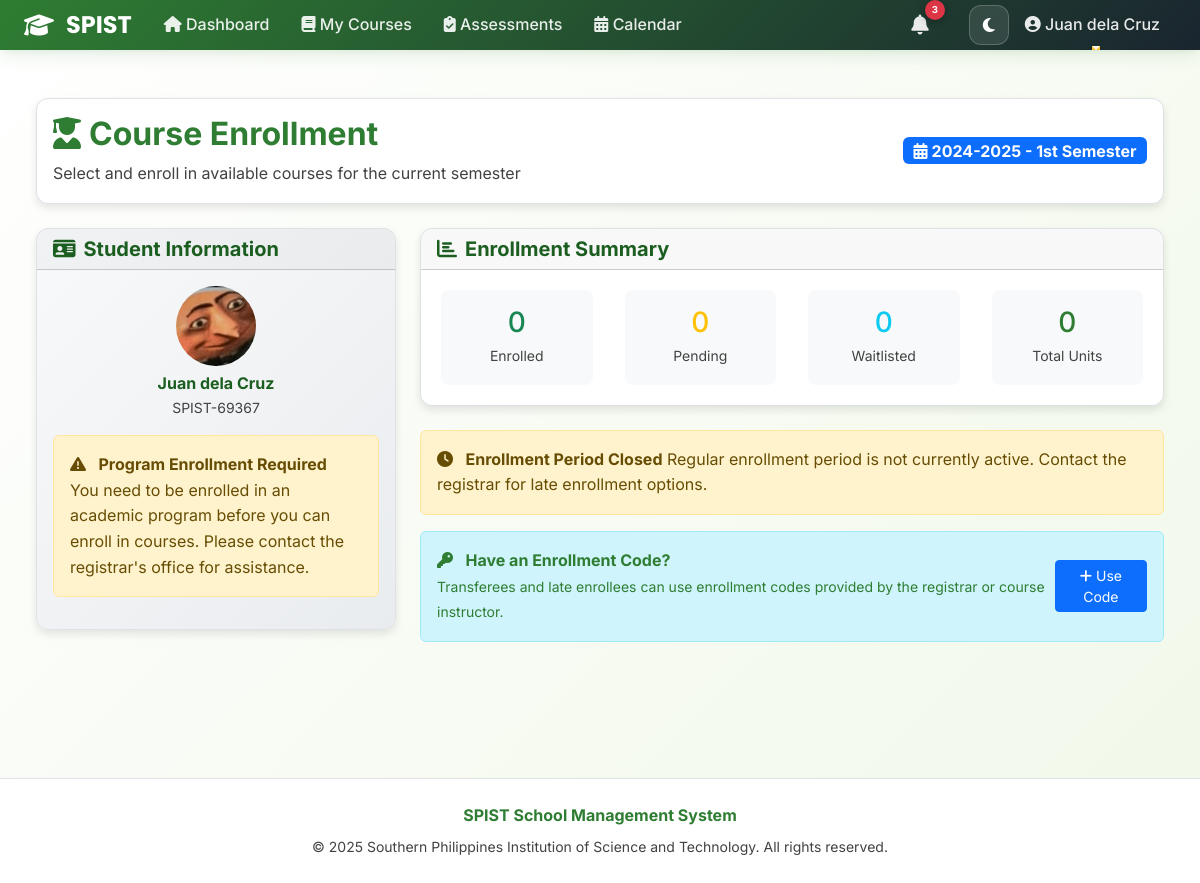
The page /courses/my-enrollment/ (signed in) on the database its author committed.
### accounts/models.py (models this page shows, shortened)
class User(AbstractUser):
    USER_TYPE_CHOICES = (
        ('student', 'Student'),
        ('teacher', 'Teacher'),
    )
    user_type = models.CharField(max_length=10, choices=USER_TYPE_CHOICES)
    email = models.EmailField(unique=True)
    phone_number = models.CharField(max_length=15, blank=True, null=True)
    is_verified = models.BooleanField(default=False)
    bio = models.TextField(max_length=500, blank=True, null=True, help_text="Tell us about yourself")
    avatar = models.ImageField(upload_to=user_avatar_path, blank=True, null=True, help_text="Profile picture")
    date_updated = models.DateTimeField(auto_now=True)
    last_login_ip = models.GenericIPAddressField(blank=True, null=True)
    is_active_user = models.BooleanField(default=True, help_text="For soft delete")
    USERNAME_FIELD = 'email'
    REQUIRED_FIELDS = ['username', 'first_name', 'last_name']
    def get_full_name(self):
        return f"{self.first_name} {self.last_name}".strip()

class StudentProfile(models.Model):
    user = models.OneToOneField(User, on_delete=models.CASCADE, related_name='student_profile')
    student_id = models.CharField(max_length=20, unique=True)
    course = models.CharField(max_length=100)
    year_level = models.CharField(max_length=20, choices=[
        ('1st Year', '1st Year'),
        ('2nd Year', '2nd Year'),
        ('3rd Year', '3rd Year'),
        ('4th Year', '4th Year'),
        ('Graduate', 'Graduate'),
    ])
    date_enrolled = models.DateField(auto_now_add=True)
    gpa = models.DecimalField(max_digits=4, decimal_places=2, blank=True, null=True)
    emergency_contact_name = models.CharField(max_length=100, blank=True, null=True)
    emergency_contact_phone = models.CharField(max_length=15, blank=True, null=True)
    address = models.TextField(blank=True, null=True)

### courses/models.py (models this page shows, shortened)
class Semester(models.Model):
    SEMESTER_CHOICES = (
        ('1st', '1st Semester'),
        ('2nd', '2nd Semester'),
        ('summer', 'Summer'),
    )
    academic_year = models.ForeignKey(AcademicYear, on_delete=models.CASCADE, related_name='semesters')
    semester = models.CharField(max_length=10, choices=SEMESTER_CHOICES)
    start_date = models.DateField()
    end_date = models.DateField()
    is_current = models.BooleanField(default=False)
    class Meta:
        unique_together = ['academic_year', 'semester']
        ordering = ['academic_year', 'semester']
    def __str__(self):
        return f"{self.academic_year} - {self.get_semester_display()}"

class AcademicYear(models.Model):
    year_start = models.IntegerField(help_text="e.g., 2024 for 2024-2025")
    year_end = models.IntegerField(help_text="e.g., 2025 for 2024-2025")
    is_current = models.BooleanField(default=False)
    class Meta:
        unique_together = ['year_start', 'year_end']
        ordering = ['-year_start']
    def __str__(self):
        return f"{self.year_start}-{self.year_end}"

### courses/views.py (the view, shortened to what this page needs)
# urls.py: path('my-enrollment/', views.student_enrollment_view, name='student_enrollment'),
@login_required
def student_enrollment_view(request):
    if request.user.user_type != 'student':
        messages.error(request, 'Access denied.')
        return redirect('accounts:teacher_dashboard')
    current_semester = Semester.objects.filter(is_current=True).first()
    enrollment_period = EnrollmentPeriod.objects.filter(
        semester=current_semester,
        start_date__lte=timezone.now(),
        end_date__gte=timezone.now(),
        is_active=True
    ).first() if current_semester else None
    student_curriculum = StudentCurriculum.objects.filter(
        student=request.user,
        is_active=True
    ).select_related('curriculum__department').first()
    current_enrollments = StudentEnrollment.objects.filter(
        student=request.user,
        course_offering__semester=current_semester
    ).select_related(
        'course_offering__course',
        'course_offering__instructor'
    ) if current_semester else StudentEnrollment.objects.none()
    enrolled_count = current_enrollments.filter(status='enrolled').count()
    pending_count = current_enrollments.filter(status='pending').count()
    waitlisted_count = current_enrollments.filter(status='waitlisted').count()
    total_units = sum(e.course_offering.course.units for e in current_enrollments.filter(status='enrolled'))
    available_courses = []
    enrolled_offering_ids = []
    context = {
        'current_semester': current_semester,
        'enrollment_period': enrollment_period,
        'student_curriculum': student_curriculum,
        'current_enrollments': current_enrollments,
        'enrolled_count': enrolled_count,
        'pending_count': pending_count,
        'waitlisted_count': waitlisted_count,
        'total_units': total_units,
        'available_courses': available_courses,
        'enrolled_offering_ids': enrolled_offering_ids,
    }
    return render(request, 'courses/student_enrollment_new.html', context)

### courses/templates/courses/student_enrollment_new.html (shortened to what this page needs)
{% extends 'accounts/base.html' %}
{% load static %}
{% load course_filters %}
{% block content %}
    <div class="container-fluid py-4">
    <div class="row mb-4">
        <div class="col-12">
            <div class="card modern-card">
                <div class="card-body">
                    <div class="row align-items-center">
                        <div class="col-md-8">
                            <h2 class="fw-bold mb-2 text-primary">
                                <i class="fas fa-user-graduate me-2"></i>Course Enrollment
                            </h2>
                            <p class="text-muted mb-0">Select and enroll in available courses for the current semester</p>
                        </div>
                        <div class="col-md-4 text-end">
                            {% if current_semester %}
                                <span class="badge bg-primary fs-6">
                                    <i class="fas fa-calendar-alt me-1"></i>{{ current_semester }}
                                </span>
                            {% endif %}
                        </div>
                    </div>
                </div>
            </div>
        </div>
    </div>
    <div class="row mb-4">
        <div class="col-lg-4">
            <div class="card modern-card student-info-card">
                <div class="card-header">
                    <h5 class="fw-bold mb-0">
                        <i class="fas fa-id-card me-2"></i>Student Information
                    </h5>
                </div>
                <div class="card-body">
                    <div class="text-center mb-3">
                        <div class="student-avatar">
                            {% if user.avatar %}
                                <img src="{{ user.avatar.url }}" alt="Profile" class="rounded-circle">
                            {% else %}
                                <div class="avatar-placeholder">
                                    {{ user.first_name|first }}{{ user.last_name|first }}
                                </div>
                            {% endif %}
                        </div>
                        <h6 class="fw-bold mt-2 mb-1">{{ user.get_full_name }}</h6>
                        <p class="text-muted small mb-0">{{ user.student_profile.student_id|default:"No ID Assigned" }}</p>
                    </div>
                    {% if student_curriculum %}
                        <div class="student-details">
                            <div class="detail-item">
                                <span class="label">Program:</span>
                                <span class="value">{{ student_curriculum.curriculum.name }}</span>
                            </div>
                            <div class="detail-item">
                                <span class="label">Department:</span>
                                <span class="value">{{ student_curriculum.curriculum.department.name }}</span>
                            </div>
                            <div class="detail-item">
                                <span class="label">Year Level:</span>
                                <span class="value">{{ student_curriculum.current_year_level|ordinal }} Year</span>
                            </div>
                            <div class="detail-item">
                                <span class="label">Academic Year:</span>
                                <span class="value">{{ student_curriculum.year_started }}</span>
                            </div>
                        </div>
                    {% else %}
                        <div class="alert alert-warning">
                            <i class="fas fa-exclamation-triangle me-2"></i>
                            <strong>Program Enrollment Required</strong><br>
                            You need to be enrolled in an academic program before you can enroll in courses. Please contact the registrar's office for assistance.
                        </div>
                    {% endif %}
                </div>
            </div>
        </div>
        <div class="col-lg-8">
            <div class="card modern-card mb-4">
                <div class="card-header">
                    <h5 class="fw-bold mb-0">
                        <i class="fas fa-chart-bar me-2"></i>Enrollment Summary
                    </h5>
                </div>
                <div class="card-body">
                    <div class="row text-center">
                        <div class="col-6 col-md-3">
                            <div class="stat-item">
                                <h3 class="text-success mb-1">{{ enrolled_count|default:0 }}</h3>
                                <small class="text-muted">Enrolled</small>
                            </div>
                        </div>
                        <div class="col-6 col-md-3">
                            <div class="stat-item">
                                <h3 class="text-warning mb-1">{{ pending_count|default:0 }}</h3>
                                <small class="text-muted">Pending</small>
                            </div>
                        </div>
                        <div class="col-6 col-md-3">
                            <div class="stat-item">
                                <h3 class="text-info mb-1">{{ waitlisted_count|default:0 }}</h3>
                                <small class="text-muted">Waitlisted</small>
                            </div>
                        </div>
                        <div class="col-6 col-md-3">
                            <div class="stat-item">
                                <h3 class="text-primary mb-1">{{ total_units|default:0 }}</h3>
                                <small class="text-muted">Total Units</small>
                            </div>
                        </div>
                    </div>
                </div>
            </div>
            {% if enrollment_period %}
                <div class="alert alert-success">
                    <i class="fas fa-check-circle me-2"></i>
                    <strong>Enrollment is Open!</strong>
                    You can enroll until {{ enrollment_period.end_date|date:"F j, Y" }} at {{ enrollment_period.end_date|time:"g:i A" }}
                </div>
            {% else %}
                <div class="alert alert-warning mb-3">
                    <i class="fas fa-clock me-2"></i>
                    <strong>Enrollment Period Closed</strong>
                    Regular enrollment period is not currently active. Contact the registrar for late enrollment options.
                </div>
                <div class="alert alert-info">
                    <div class="d-flex align-items-center justify-content-between">
                        <div>
                            <i class="fas fa-key me-2"></i>
                            <strong>Have an Enrollment Code?</strong><br>
                            <small>Transferees and late enrollees can use enrollment codes provided by the registrar or course instructor.</small>
                        </div>
                        <button type="button" class="btn btn-primary btn-sm" data-bs-toggle="modal" data-bs-target="#enrollmentCodeModal">
                            <i class="fas fa-plus me-1"></i>Use Code
                        </button>
                    </div>
                </div>
            {% endif %}
        </div>
    </div>
</div>
{% endblock %}

### accounts/templates/accounts/base.html (shortened to what this page needs)
<!DOCTYPE html>
<html lang="en" data-theme="light">
<head>
    <link href="https://cdn.jsdelivr.net/npm/bootstrap@5.3.0/dist/css/bootstrap.min.css" rel="stylesheet">
    <link href="https://cdnjs.cloudflare.com/ajax/libs/font-awesome/6.4.0/css/all.min.css" rel="stylesheet">
</head>
<body>
    {% if user.is_authenticated %}
    <nav class="navbar navbar-expand-lg modern-navbar">
        <div class="container-fluid px-4">
            <a class="navbar-brand" href="{% url 'accounts:dashboard_redirect' %}">
                <i class="fas fa-graduation-cap"></i>
                SPIST
            </a>
            <div class="collapse navbar-collapse" id="navbarMain">
                <ul class="navbar-nav me-auto">
                    <li class="nav-item">
                        <a class="nav-link" href="{% url 'accounts:dashboard_redirect' %}">
                            <i class="fas fa-home"></i> Dashboard
                        </a>
                    </li>
                    {% if user.user_type == 'student' %}
                    <li class="nav-item">
                        <a class="nav-link" href="{% url 'courses:student_enrollment' %}">
                            <i class="fas fa-book"></i> My Courses
                        </a>
                    </li>
                    <li class="nav-item">
                        <a class="nav-link" href="{% url 'assessments:available_assessments' %}">
                            <i class="fas fa-clipboard-check"></i> Assessments
                        </a>
                    </li>
                    {% endif %}
                    <li class="nav-item">
                        <a class="nav-link" href="{% url 'accounts:calendar_view' %}">
                            <i class="fas fa-calendar-alt"></i> Calendar
                        </a>
                    </li>
                </ul>
                <ul class="navbar-nav align-items-center">
                    <li class="nav-item dropdown">
                        <a class="nav-link position-relative p-2" href="#" role="button" data-bs-toggle="dropdown" aria-expanded="false" style="margin-right: 0.5rem;">
                            <i class="fas fa-bell fa-lg" style="color: rgba(255, 255, 255, 0.9);"></i>
                            <span class="position-absolute badge rounded-pill bg-danger" style="top: 0; right: 0; font-size: 0.7rem; min-width: 20px; height: 20px; display: flex; align-items: center; justify-content: center; font-weight: 700; box-shadow: 0 2px 8px rgba(0,0,0,0.3);">
                                3
                            </span>
                        </a>
                    </li>
                    <li class="nav-item">
                        <button class="theme-toggle" onclick="toggleTheme()" title="Toggle Theme">
                            <i class="fas fa-moon" id="theme-icon"></i>
                        </button>
                    </li>
                    <li class="nav-item dropdown">
                        <a class="nav-link dropdown-toggle" href="#" role="button" data-bs-toggle="dropdown">
                            <i class="fas fa-user-circle"></i> {{ user.get_full_name }}
                        </a>
                    </li>
                </ul>
            </div>
        </div>
    </nav>
    {% endif %}
    <main class="container-fluid px-4 py-4">
        {% block content %}{% endblock %}
    </main>
    <footer class="mt-5 py-4 text-center" style="background: var(--bg-card); border-top: 1px solid var(--border-color);">
        <div class="container">
            <p class="mb-2" style="color: var(--text-secondary);">
                <strong>SPIST School Management System</strong>
            </p>
            <p class="mb-0" style="color: var(--text-muted); font-size: 0.875rem;">
                &copy; 2025 Southern Philippines Institution of Science and Technology. All rights reserved.
            </p>
        </div>
    </footer>
</body>
</html>

### rows shown on the page
User: get_full_name "Juan dela Cruz", avatar (picture), student_profile.student_id "SPIST-69367"
Semester: academic_year+semester "2024-2025 - 1st Semester"

### other values the page prints
{{ enrolled_count|default:0 }} "0"
{{ pending_count|default:0 }} "0"
{{ waitlisted_count|default:0 }} "0"
{{ total_units|default:0 }} "0"
